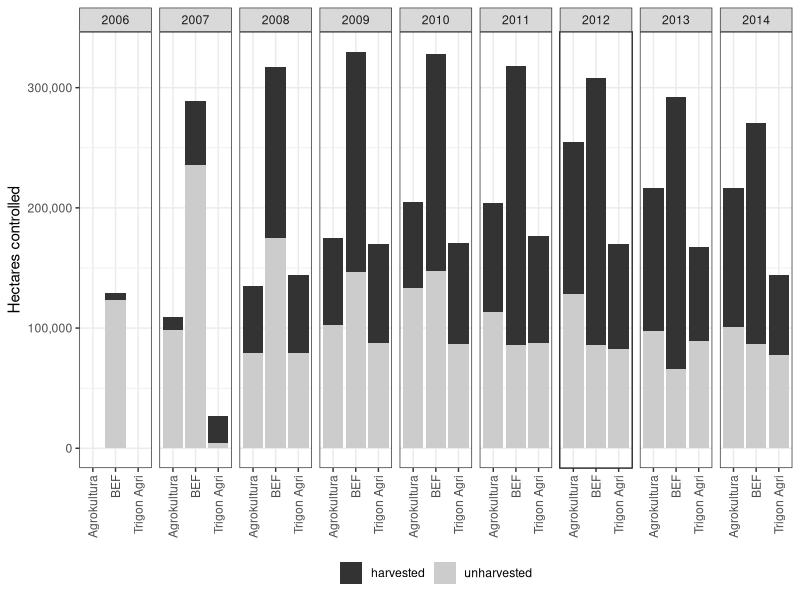

R code for this plot: (Note: this script raises an error after producing the figure.)
require(ggplot2)
require(tidyr)
require(dplyr)

setwd("what ever your working directory is")

lb <- read.csv("landbank.csv", header = TRUE)

###convert from wide format to long (indexed) format so a bar-graph can be created
lb_2 <- gather(lb, key = cultivation, value = hectare, harvested, unharvested, -Year, -Company)



lb_plot <- ggplot(lb_2, aes(x=Company, y=hectare, fill=cultivation)) + geom_bar(stat="identity", position= "stack")
lb_plot <- lb_plot + facet_grid(~Year) 
lb_plot <- lb_plot + labs(y="Hectares controlled") + theme_bw()  ##theme_bw makes background white
lb_plot <- lb_plot + scale_y_continuous(labels = scales::comma_format()) ###this converts y axis label values from scientific notation to regular notation
lb_plot <- lb_plot + theme(axis.text.x=element_text(angle=90,hjust=1,vjust=0.5)) ##this turns x-axis labels 90 degrees
lb_plot <- lb_plot + theme(axis.title.x=element_blank()) + theme(legend.position='bottom')
lb_plot <- lb_plot + guides(fill=guide_legend(title=NULL)) 
lb_plot <- lb_plot + scale_fill_grey() ###this make plot elements black and white


###Using the filter function from dplyr to select out rows, then use pipe %>% to direct outout
###of that filtering into ggplot to then create a new plot. 
lb_2 <- filter(Company != "BEF") %>% ggplot(aes(x=Company, y=hectare, fill=cultivation)) + 
  geom_bar(stat="identity", position = "stack") + facet_grid(~Year)

##ggsave saves the last plot you procuded, whatever that is. Perhaps less useful in Rstudio
##although the ability to set the dpi, in ggsave, is a useful function for creating "print-ready"
##images for publication.
ggsave("C:/Users/Brian/Dropbox/Dropbox/Swedish Black Earth/Figures and Maps/Figures/landbank.tiff", dpi=300)


pop_yield <- read.csv("pop_yield_trend.csv", header = T)

plot2.1 <- ggplot(pop_yield, aes(x = Ave_pop_growth, y = abs(Latitude), colour = as.factor(Yield_Trend), size = GDP)) + geom_point()
plot2.1 <- plot2.1 + geom_text(aes(y=abs(Latitude)+0.7, label=Country), size = 4.5, vjust=0, check_overlap = T) 
plot2.1 <- plot2.1 + labs(x="average population growth", y="Latitude/Absolute Value")
plot2.1 <- plot2.1 + ggtitle("Figure 14: Average population growth and Latitude \nand Yield Plateau (0) and Substantial Growth Countries (1)")
plot2.1 <- plot2.1 + labs(colour="Yield Trend Group")
